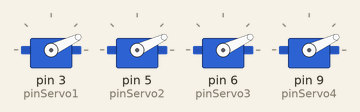
The sketch below on a simulated Arduino Uno, built with avr-gcc and run on an emulated ATmega328P. Parts: 4 × servo.

Above: at 0.1 s.
At 1.0 s:
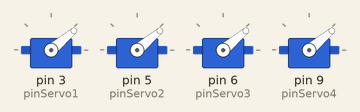
At 1.6 s:
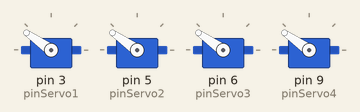
At 2.1 s:
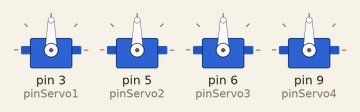
Timing chart, 0 to 3.6 s (numbered marks = the images above):
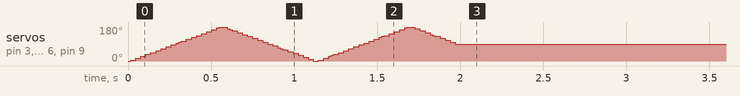

The sketch:

servo_4motors.ino
```cpp
/*
  مهمة: التحكم في 4 محركات سيرفو (Servo Motors)
  الحركة 1: Sweep (يمين ويسار) لمدة ثانيتين
  الحركة 2: التوقف والثبات عند زاوية 90 درجة

  التوصيل المقترح على Tinkercad:
  - Servo 1 -> Pin 3
  - Servo 2 -> Pin 5
  - Servo 3 -> Pin 6
  - Servo 4 -> Pin 9
  - كل سيرفو: السلك البرتقالي (Signal) على البن، الأحمر (VCC) على 5V، الأسود/البني (GND) على GND
*/

#include <Servo.h>

Servo servo1;
Servo servo2;
Servo servo3;
Servo servo4;

const int pinServo1 = 3;
const int pinServo2 = 5;
const int pinServo3 = 6;
const int pinServo4 = 9;

void setup() {
  // ربط كل سيرفو بالبن الخاص فيه
  servo1.attach(pinServo1);
  servo2.attach(pinServo2);
  servo3.attach(pinServo3);
  servo4.attach(pinServo4);

  // ---- الحركة الأولى: Sweep لمدة ثانيتين فقط ----
  unsigned long startTime = millis();
  while (millis() - startTime < 2000) {
    // تحرك من 0 إلى 180 درجة
    for (int angle = 0; angle <= 180; angle += 5) {
      servo1.write(angle);
      servo2.write(angle);
      servo3.write(angle);
      servo4.write(angle);
      delay(15);
      if (millis() - startTime >= 2000) break;
    }
    if (millis() - startTime >= 2000) break;

    // تحرك من 180 إلى 0 درجة
    for (int angle = 180; angle >= 0; angle -= 5) {
      servo1.write(angle);
      servo2.write(angle);
      servo3.write(angle);
      servo4.write(angle);
      delay(15);
      if (millis() - startTime >= 2000) break;
    }
  }

  // ---- الحركة الثانية: التوقف والثبات عند 90 درجة ----
  servo1.write(90);
  servo2.write(90);
  servo3.write(90);
  servo4.write(90);
}

void loop() {
  // لا يوجد شيء هنا لأن المحركات تثبت عند 90 درجة بعد setup()
  // إذا أردت تكرار الدورة بالكامل من جديد، انقل الكود من setup() إلى هنا
}
```
